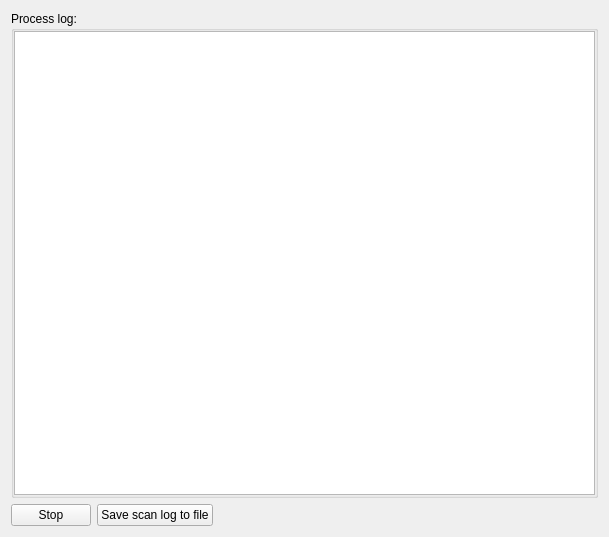
<?xml version="1.0" encoding="UTF-8"?>
<ui version="4.0">
 <class>ND_ProgressPage_q</class>
 <widget class="QWizardPage" name="ND_ProgressPage_q">
  <property name="geometry">
   <rect>
    <x>0</x>
    <y>0</y>
    <width>609</width>
    <height>537</height>
   </rect>
  </property>
  <property name="windowTitle">
   <string>WizardPage</string>
  </property>
  <layout class="QGridLayout" name="gridLayout">
   <item row="0" column="0">
    <widget class="QGroupBox" name="buttonGroup8">
     <property name="title">
      <string>Process log:</string>
     </property>
     <layout class="QVBoxLayout">
      <property name="margin" stdset="0">
       <number>0</number>
      </property>
      <item>
       <widget class="QTextEdit" name="discoveryLog">
        <property name="readOnly">
         <bool>true</bool>
        </property>
       </widget>
      </item>
     </layout>
    </widget>
   </item>
   <item row="1" column="0">
    <layout class="QHBoxLayout" name="horizontalLayout">
     <item>
      <widget class="QPushButton" name="discoveryStopButton">
       <property name="text">
        <string>Stop</string>
       </property>
      </widget>
     </item>
     <item>
      <widget class="QPushButton" name="logSaveButton">
       <property name="text">
        <string>Save scan log to file</string>
       </property>
      </widget>
     </item>
     <item>
      <spacer name="spacer">
       <property name="orientation">
        <enum>Qt::Orientation::Horizontal</enum>
       </property>
       <property name="sizeType">
        <enum>QSizePolicy::Policy::Expanding</enum>
       </property>
       <property name="sizeHint" stdset="0">
        <size>
         <width>141</width>
         <height>20</height>
        </size>
       </property>
      </spacer>
     </item>
    </layout>
   </item>
  </layout>
 </widget>
 <resources/>
 <connections/>
 <slots>
  <slot>stop()</slot>
  <slot>saveLog()</slot>
 </slots>
</ui>
